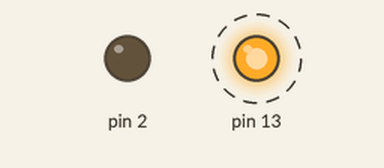
Recording of a sketch running on a simulated Arduino Uno, built with avr-gcc and run on an emulated ATmega328P. Shown: output pins drawn as LEDs (lit = HIGH). Dashed ring = blinking.

Above: at 1.2 s.
Timing chart, 0 to 5.1 s (numbered marks = the images above):
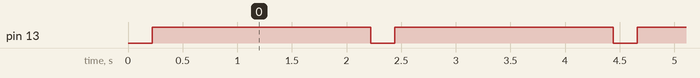

Measured:
- by itself, pin 13: alternates HIGH for 2.0 s and LOW for 0.22 s

The sketch:

motorDC.ino
```cpp
void setup() {
  pinMode(2, OUTPUT);
  pinMode(13, OUTPUT);
}

void loop() {
  analogWrite(2, 50);
  delay(200);
  analogWrite(2, 20);
  delay(20);
  digitalWrite(13, HIGH);
  delay(2000);
  digitalWrite(13, LOW);
}
```
